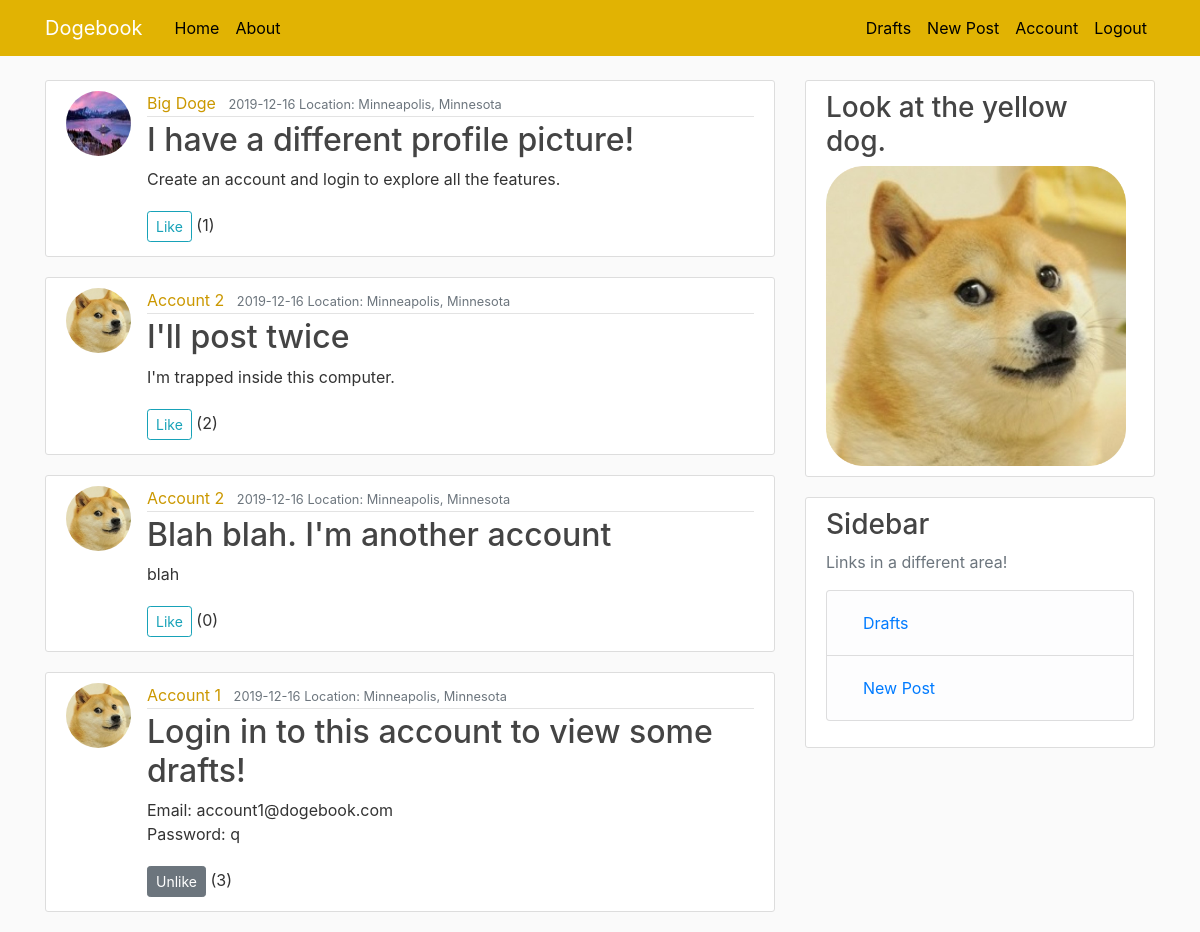
Screenshot of /home (signed in) with the database file from the repository.
### flaskapp/models.py (models this page shows, shortened)
class Post(db.Model):
    id =  db.Column(db.Integer, primary_key = True)
    title = db.Column(db.String(100), nullable = False)
    date_posted = db.Column(db.DateTime, nullable = False, default = datetime.utcnow)
    content = db.Column(db.Text, nullable = False)
    user_id = db.Column(db.Integer, db.ForeignKey('user.id'), nullable = False)
    city = db.Column(db.String(50), nullable = True)
    state  = db.Column(db.String(50), nullable = True)
    num_likes =  db.Column(db.Integer, default = 0)

class User(db.Model, UserMixin):
    id = db.Column(db.Integer, primary_key = True)
    username =  db.Column(db.String(20), unique = True, nullable = False)
    email =  db.Column(db.String(120), unique = True, nullable = False)
    image_file =  db.Column(db.String(20), nullable = False, default = 'default.jpg')
    password =  db.Column(db.String(60), nullable = False)
    posts = db.relationship('Post', backref = 'author', lazy = True)
    drafts = db.relationship('Draft', backref = 'author', lazy = True)

### flaskapp/routes.py (the view)
@app.route('/')
@app.route("/home")
def home():
    if current_user.is_anonymous != True:
        user_liked =  PostLikes.query.filter_by(user_id=current_user.id).all()
        pass_like = []
        for likes in user_liked:
            pass_like.append(likes.post_id)
        print(pass_like)
        posts = Post.query.all()
        return render_template('home.html', posts= posts, pass_like = pass_like)
    else:
        posts = Post.query.all()
        return render_template('home.html', posts= posts)

### flaskapp/models.py (called while the page is built)
@login_manager.user_loader
def load_user(user_id):
    return User.query.get(int(user_id))

### flaskapp/templates/home.html
{% extends "layout.html" %}
{% block content %}
    {% for post in posts|reverse%}
    <article class="media content-section">
      <img class="rounded-circle article-img" src="{{url_for('static', filename='profile_pics/'+ post.author.image_file)}}">
      <div class="media-body">
        <div class="article-metadata">
          <a class="mr-2" href="#">{{ post.author.username }}</a>
          <small class="text-muted">{{ post.date_posted.strftime('%Y-%m-%d') }} Location: {{ post.city }}, {{ post.state }}</small>
        </div>
        <h2><a class="article-title" href="{{url_for('post', post_id= post.id)}}">{{ post.title }}</a></h2>
        <p class="article-content">{{ post.content }}</p>
        {% if post.id in pass_like %}
          <a class="btn btn-secondary btn-sm mt-1 mb-1" href="{{url_for('like_post', post_id= post.id)}}">Unlike</a>
        {% else %}
          <a class="btn btn-outline-info btn-sm mt-1 mb-1" href="{{url_for('like_post', post_id= post.id)}}">Like</a>
        {% endif %}
        ({{ post.num_likes }})
      </div>
    </article>
    {% endfor %}
{% endblock content%}

### flaskapp/static/main.css (style rules this page uses)
body { background: #fafafa; color: #333333; margin-top: 5rem; }
h1, h2, h3, h4, h5, h6 { color: #444444; }
.mr-2 { color:#cb9800; }
.content-section { background: #ffffff; padding: 10px 20px; border: 1px solid #dddddd; border-radius: 3px; margin-bottom: 20px; }
.article-title { color: #444444; }
.article-content { white-space: pre-line; }
.article-img { height: 65px; width: 65px; margin-right: 16px; }
.article-metadata { padding-bottom: 1px; margin-bottom: 4px; border-bottom: 1px solid #e3e3e3 }

### rows the page displays
Post: image_file (picture), author.username "Big Doge", date_posted "2019-12-16", city "Minneapolis", state "Minnesota", title "I have a different profile picture!", content "Create an account and login to explore all the features.", num_likes "1"
Post: image_file (placeholder picture), author.username "Account 2", date_posted "2019-12-16", city "Minneapolis", state "Minnesota", title "I'll post twice", content "I'm trapped inside this computer.", num_likes "2"
Post: image_file (placeholder picture), author.username "Account 2", date_posted "2019-12-16", city "Minneapolis", state "Minnesota", title "Blah blah. I'm another account", content "blah", num_likes "0"
Post: image_file (placeholder picture), author.username "Account 1", date_posted "2019-12-16", city "Minneapolis", state "Minnesota", title "Login in to this account to view some drafts!", content "Email: account1@dogebook.com Password: q", num_likes "3"
